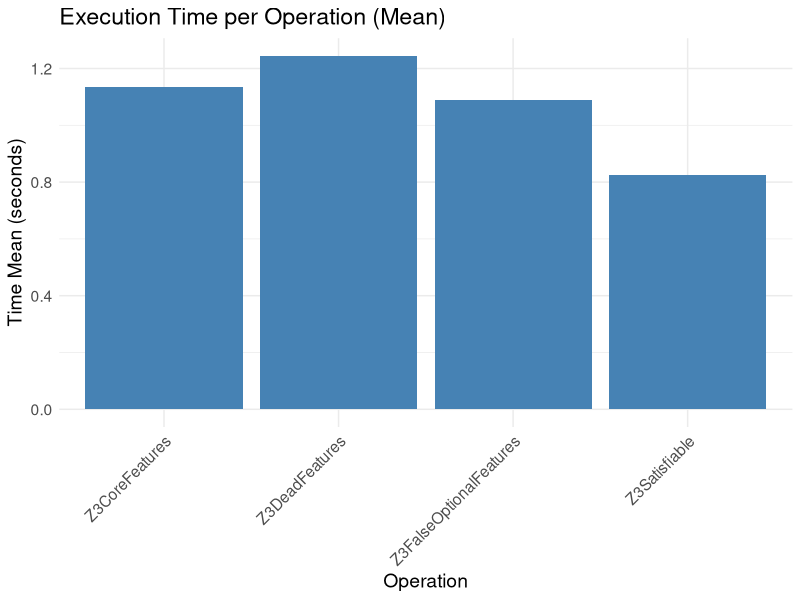

This chart was generated by the following R code:
library(ggplot2)
library(dplyr)
library(readr)

# Cargar CSV
df <- read_csv("z3_benchmark_results.csv")

# Convertir Operation a factor
df$Operation <- as.factor(df$Operation)

# Eliminar una operación concreta
df_filtered <- df %>% 
  filter(Operation != "Z3ConfigurationsNumber")

# Gráfico de barras usando Time_Mean (s)
ggplot(df_filtered, aes(x = Operation, y = `Time_Mean (s)`)) +
  geom_bar(stat = "identity", fill = "steelblue") +
  theme_minimal() +
  theme(
    axis.text.x = element_text(angle = 45, hjust = 1),
    text = element_text(size = 14)
  ) +
  labs(
    title = "Execution Time per Operation (Mean)",
    x = "Operation",
    y = "Time Mean (seconds)"
  )
